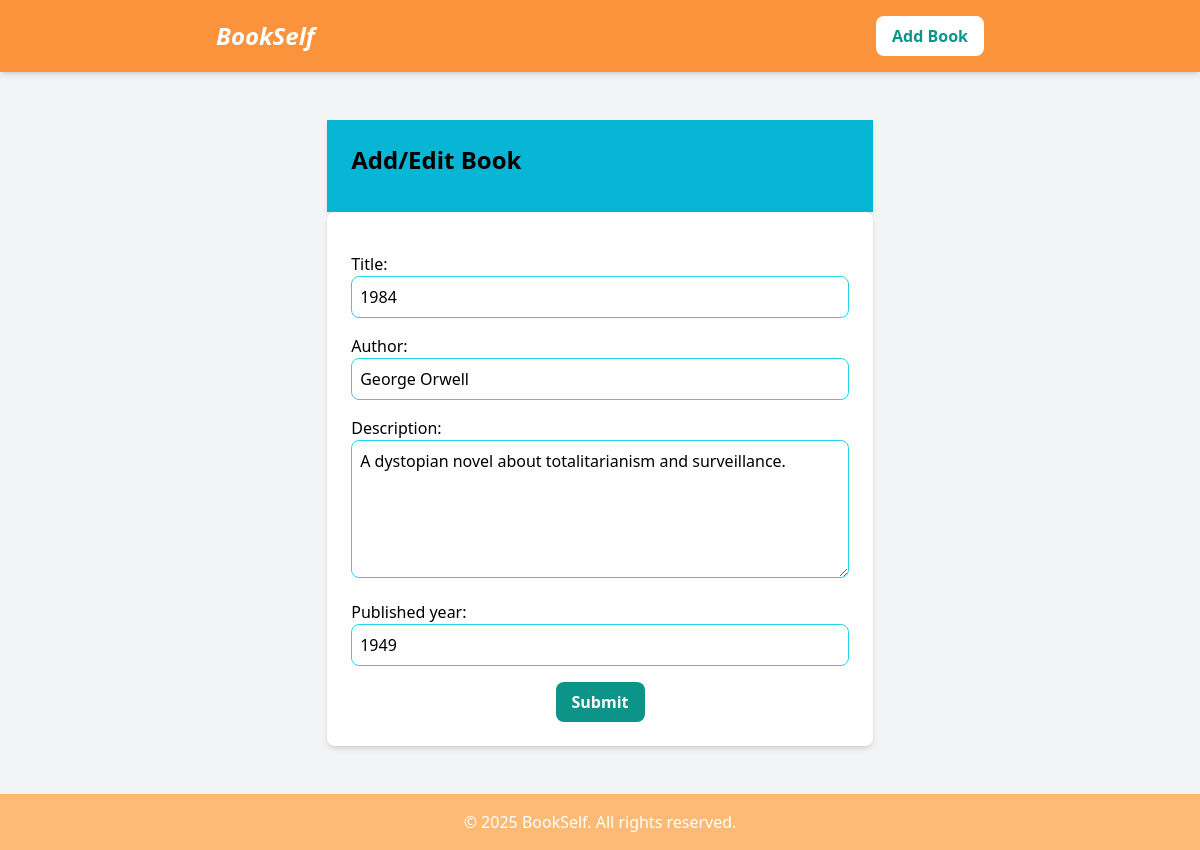
Page /edit/2/ on the committed database.
### book_store/models.py (models this page shows, shortened)
class Book(models.Model):
    title = models.CharField(max_length=100)
    author = models.CharField(max_length=100)
    description = models.TextField()
    published_year = models.PositiveBigIntegerField()
    updated_at = models.DateTimeField(auto_now=True)

### book_store/views.py (the view)
# urls.py: path("edit/<int:id>/", views.edit, name='book_edit'),
def edit(request, id):
    clicked_blog = Book.objects.get(id=id)
    if request.method == 'POST':
        book_form = BookForm(request.POST, instance=clicked_blog)
        if book_form.is_valid():
            book_form.save()
            return redirect("/")
    else:
        book_form = BookForm(instance=clicked_blog)
    context = {
        "form": book_form,
    }
    return render(request, 'book_form.html', context)

### book_store/templates/book_form.html (shortened to what this page needs)
{% extends 'base.html' %}
{% block content %}
    <div class="bg-cyan-500 p-6  shadow-md max-w-2xl mx-auto mt-6">
        <h2 class="text-2xl font-bold mb-3">Add/Edit Book</h2>
    </div>
    <div class="bg-white rounded-lg shadow-md p-6">
        <form action="" method="POST" class="space-y-4">
            {{ form.as_p}}
            <div class="flex justify-center space-x-3 mt-4">
            <button type="submit" class="px-4 py-2 bg-teal-600 text-white font-semibold rounded-lg hover:bg-blue-700">Submit</button>
            </div>
        </form>
    </div>
{% endblock %}

### rows in the picture
Book: title "1984", author "George Orwell", description "A dystopian novel about totalitarianism and surveillance.", published_year "1949"
